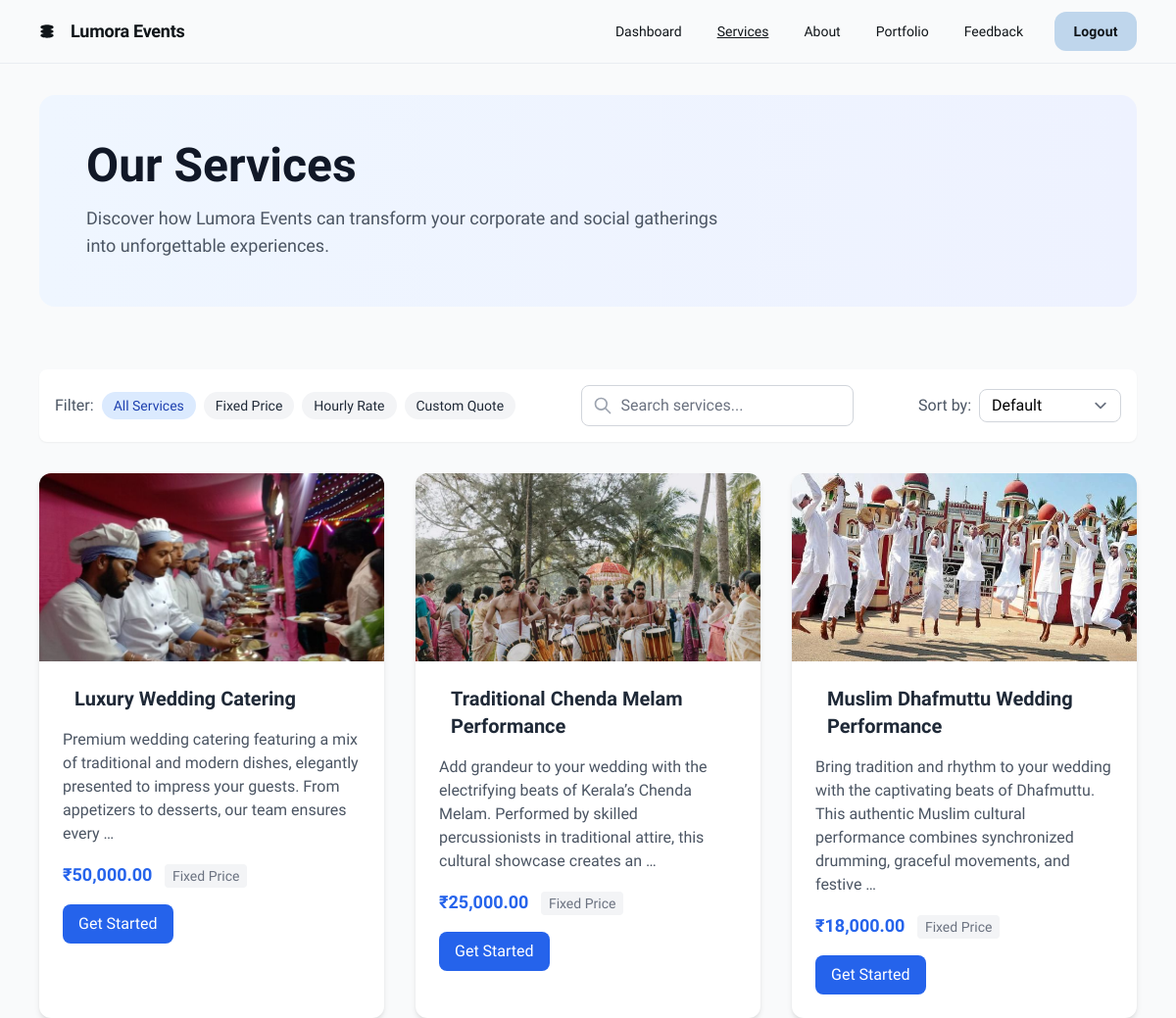
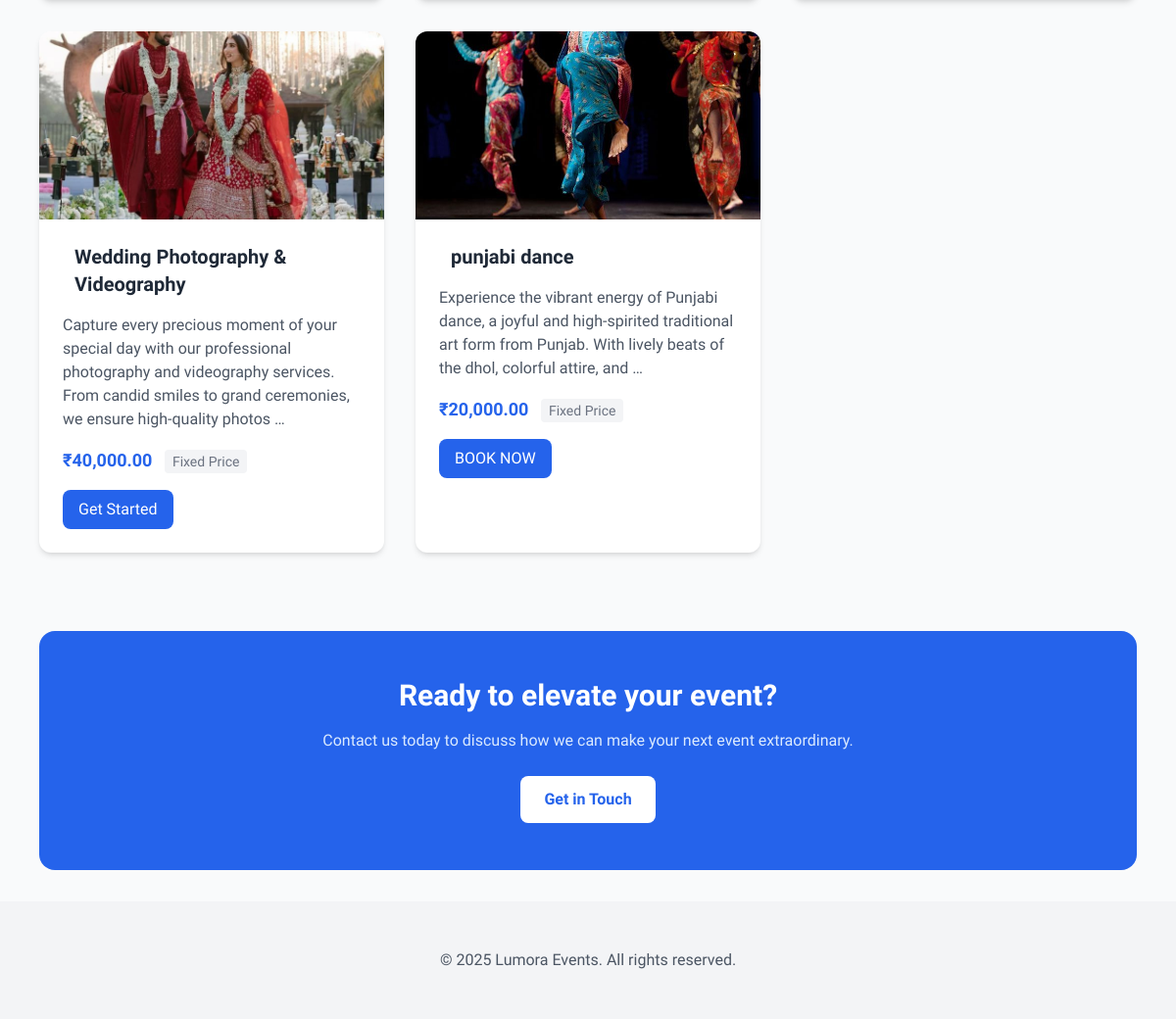
The app's page /user_services/ with its own data (2 pictures, top to bottom).
### event/models.py (models this page shows, shortened)
class EventService(models.Model):
    PRICE_CHOICES = [
        ('FIXED', 'Fixed Price'),
        ('HOURLY', 'Hourly Rate'),
        ('CUSTOM', 'Custom Quote'),
    ]
    title = models.CharField(max_length=100)
    description = models.TextField()
    icon_name = models.CharField(
        max_length=50,
        help_text="Name of the icon from your icon library (e.g., 'fa-calendar')"
    )
    image = models.ImageField(upload_to='services/', blank=True, null=True)
    price = models.DecimalField(max_digits=10, decimal_places=2, null=True, blank=True)
    price_type = models.CharField(
        max_length=10,
        choices=PRICE_CHOICES,
        default='FIXED',
        help_text="How the price is calculated"
    )
    show_button = models.BooleanField(
        default=True,
        help_text="Whether to display the action button for this service"
    )
    button_text = models.CharField(
        max_length=30,
        default="Get Started",
        help_text="Text to display on the button"
    )
    order = models.PositiveIntegerField(default=0)
    is_active = models.BooleanField(default=True)
    created_at = models.DateTimeField(auto_now_add=True)
    updated_at = models.DateTimeField(auto_now=True)
    class Meta:
        ordering = ['order']
        verbose_name = "Event Service"
        verbose_name_plural = "Event Service"
    def display_price(self):
        if not self.price:
            return "Contact for pricing"
        if self.price_type == 'FIXED':
            return f"₹{self.price:,.2f}"
        elif self.price_type == 'HOURLY':
            return f"₹{self.price:,.2f}/hour"
        else:
            return "Custom Quote"
    def image_tag(self):
        if self.image:
            return mark_safe(f'<img src="{self.image.url}" width="150" height="150" />')
        return "No Image"
    image_tag.short_description = 'Image Preview'

### event/views.py (the view)
# urls.py: path('user_services/', event.views.user_services, name='user_services'),
def user_services(request):
    services_list = EventService.objects.filter(is_active=True)
    price_type = request.GET.get('price_type', 'all')
    if price_type in dict(EventService.PRICE_CHOICES).keys():
        services_list = services_list.filter(price_type=price_type)
    search_query = request.GET.get('q', '')
    if search_query:
        services_list = services_list.filter(
            Q(title__icontains=search_query) |
            Q(description__icontains=search_query)
        )
    sort_by = request.GET.get('sort', 'order')  # Default to manual ordering
    valid_sort_fields = {
        'title': 'title',
        'price': 'price',
        'order': 'order',  # Your existing manual ordering
        'newest': '-created_at',
        'featured': '-is_featured',  # Add this field if needed
    }
    if sort_by in valid_sort_fields:
        services_list = services_list.order_by(valid_sort_fields[sort_by])
    items_per_page = int(request.GET.get('items', 12))  # Default 12, configurable
    paginator = Paginator(services_list, items_per_page)
    page_number = request.GET.get('page')
    try:
        services = paginator.page(page_number)
    except PageNotAnInteger:
        services = paginator.page(1)
    except EmptyPage:
        services = paginator.page(paginator.num_pages)
    context = {
        'services': services,
        'search_query': search_query,
        'sort_by': sort_by,
        'current_price_type': price_type,
        'price_types': EventService.PRICE_CHOICES,
        'items_per_page': items_per_page,
        'page_title': 'Our Event Services',
        'meta_description': 'Browse our comprehensive event planning and management services',
    }
    return render(request, 'user_services.html', context)

### Templates/user_services.html (shortened to what this page needs)
<!DOCTYPE html>
<html lang="en">
<head>
  <script src="https://cdn.tailwindcss.com?plugins=forms,container-queries"></script>
</head>
<body class="bg-gray-50" style='font-family: "Work Sans", "Noto Sans", sans-serif;'>
  <header class="flex items-center justify-between whitespace-nowrap border-b border-solid border-b-[#e9edf1] px-10 py-3">
    <div class="flex items-center gap-4 text-[#101519]">
      <div class="size-4">
      </div>
      <h2 class="text-[#101519] text-lg font-bold leading-tight tracking-[-0.015em]">Lumora Events</h2>
    </div>
    <div class="flex flex-1 justify-end gap-8">
      <div class="flex items-center gap-9">
        <a class="text-[#101519] text-sm font-medium leading-normal" href="{% url 'user_dashboard' %}">Dashboard</a>
        <a class="text-[#101519] text-sm font-medium leading-normal underline" href="{% url 'user_services' %}">Services</a>
        <a class="text-[#101519] text-sm font-medium leading-normal" href="{% url 'user_about' %}">About</a>
        <a class="text-[#101519] text-sm font-medium leading-normal" href="{% url 'user_portfolio' %}">Portfolio</a>
        <a class="text-[#101519] text-sm font-medium leading-normal" href="{% url 'submit_feedback' %}">Feedback</a>
      </div>
      <a href="{% url 'logout' %}" class="flex min-w-[84px] max-w-[480px] cursor-pointer items-center justify-center overflow-hidden rounded-xl h-10 px-4 bg-[#bfd6ec] text-[#101519] text-sm font-bold leading-normal tracking-[0.015em]">
        <span class="truncate">Logout</span>
      </a>
    </div>
  </header>
  <main class="px-10 py-8 max-w-7xl mx-auto">
    <section class="mb-16">
      <div class="bg-gradient-to-r from-blue-50 to-indigo-50 rounded-2xl p-8 md:p-12">
        <h1 class="text-4xl md:text-5xl font-bold text-gray-900 mb-4">Our Services</h1>
        <p class="text-lg text-gray-600 max-w-2xl">
          Discover how Lumora Events can transform your corporate and social gatherings into unforgettable experiences.
        </p>
      </div>
    </section>
    <section class="mb-8">
      <div class="flex flex-col md:flex-row justify-between items-start md:items-center gap-4 bg-white p-4 rounded-lg shadow-sm">
        <div class="flex items-center gap-2">
          <span class="text-gray-600">Filter:</span>
          <div class="flex flex-wrap gap-2">
            <a href="?price_type=all{% if search_query %}&q={{ search_query }}{% endif %}{% if sort_by %}&sort={{ sort_by }}{% endif %}"
               class="px-3 py-1 rounded-full text-sm {% if current_price_type == 'all' %}bg-blue-100 text-blue-800{% else %}bg-gray-100 text-gray-800 hover:bg-gray-200{% endif %}">
              All Services
            </a>
            {% for value, label in price_types %}
            <a href="?price_type={{ value }}{% if search_query %}&q={{ search_query }}{% endif %}{% if sort_by %}&sort={{ sort_by }}{% endif %}"
               class="px-3 py-1 rounded-full text-sm {% if current_price_type == value %}bg-blue-100 text-blue-800{% else %}bg-gray-100 text-gray-800 hover:bg-gray-200{% endif %}">
              {{ label }}
            </a>
            {% endfor %}
          </div>
        </div>
        <form method="get" class="w-full md:w-auto">
          <div class="relative">
            <input type="text" name="q" value="{{ search_query }}" placeholder="Search services..."
                   class="pl-10 pr-4 py-2 border border-gray-300 rounded-lg focus:ring-blue-500 focus:border-blue-500 w-full">
            <div class="absolute inset-y-0 left-0 pl-3 flex items-center pointer-events-none">
            </div>
          </div>
        </form>
        <div class="flex items-center gap-2">
          <span class="text-gray-600">Sort by:</span>
          <select onchange="window.location.href=this.value" class="border border-gray-300 rounded-lg px-3 py-1 focus:ring-blue-500 focus:border-blue-500">
            <option value="?sort=order{% if current_price_type != 'all' %}&price_type={{ current_price_type }}{% endif %}{% if search_query %}&q={{ search_query }}{% endif %}" {% if sort_by == 'order' %}selected{% endif %}>Default</option>
          </select>
        </div>
      </div>
    </section>
    <section class="mb-20">
      <div class="grid grid-cols-1 md:grid-cols-2 lg:grid-cols-3 gap-8">
        {% for service in services %}
        <div class="bg-white rounded-xl shadow-md overflow-hidden hover:shadow-lg transition-shadow duration-300">
          {% if service.image %}
          <div class="h-48 overflow-hidden">
            <img src="{{ service.image.url }}" alt="{{ service.title }}" class="w-full h-full object-cover">
          </div>
          {% endif %}
          <div class="p-6">
            <div class="flex items-center mb-4">
              <h3 class="text-xl font-bold text-gray-800">{{ service.title }}</h3>
            </div>
            <p class="text-gray-600 mb-4">{{ service.description|truncatewords:25 }}</p>
            <div class="mb-4">
              <span class="text-lg font-semibold text-blue-600">
                {{ service.display_price }}
              </span>
              <span class="ml-2 text-sm text-gray-500 bg-gray-100 px-2 py-1 rounded">
                {{ service.get_price_type_display }}
              </span>
            </div>
            {% if service.show_button %}
            <a href="{% url 'service_booking' %}?service={{ service.title|urlencode }}" class="inline-block bg-blue-600 hover:bg-blue-700 text-white font-medium py-2 px-4 rounded-lg transition-colors duration-300">
              {{ service.button_text|default:"Book Now" }}
            </a>
            {% endif %}
          </div>
        </div>
        {% empty %}
        <div class="col-span-3 text-center py-12">
          <p class="text-gray-500">No services match your search criteria. Please try different filters.</p>
        </div>
        {% endfor %}
      </div>
    </section>
    <section class="bg-blue-600 rounded-2xl p-8 md:p-12 text-center">
      <h2 class="text-2xl md:text-3xl font-bold text-white mb-4">Ready to elevate your event?</h2>
      <p class="text-blue-100 mb-6 max-w-2xl mx-auto">
        Contact us today to discuss how we can make your next event extraordinary.
      </p>
      <a href="{% url 'contact' %}" class="inline-block bg-white text-blue-600 font-bold py-3 px-6 rounded-lg hover:bg-blue-50 transition-colors duration-300">
        Get in Touch
      </a>
    </section>
  </main>
  <footer class="bg-gray-100 py-12">
    <div class="max-w-7xl mx-auto px-10">
      <div class="text-center">
        <p class="text-gray-600">&copy; 2025 Lumora Events. All rights reserved.</p>
      </div>
    </div>
  </footer>
</body>
</html>

### records on screen
EventService: image (picture), title "Luxury Wedding Catering", description "Premium wedding catering featuring a mix of traditional and modern dishes, elegantly presented to impress your guests. From appetizers to desserts, our team ensures every …", display_price "₹50,000.00", price_type "Fixed Price", button_text "Get Started"
EventService: image (picture), title "Traditional Chenda Melam Performance", description "Add grandeur to your wedding with the electrifying beats of Kerala’s Chenda Melam. Performed by skilled percussionists in traditional attire, this cultural showcase creates an …", display_price "₹25,000.00", price_type "Fixed Price", button_text "Get Started"
EventService: image (picture), title "Muslim Dhafmuttu Wedding Performance", description "Bring tradition and rhythm to your wedding with the captivating beats of Dhafmuttu. This authentic Muslim cultural performance combines synchronized drumming, graceful movements, and festive …", display_price "₹18,000.00", price_type "Fixed Price", button_text "Get Started"
EventService: image (picture), title "Wedding Photography & Videography", description "Capture every precious moment of your special day with our professional photography and videography services. From candid smiles to grand ceremonies, we ensure high-quality photos …", display_price "₹40,000.00", price_type "Fixed Price", button_text "Get Started"
EventService: image (picture), title "punjabi dance", description "Experience the vibrant energy of Punjabi dance, a joyful and high-spirited traditional art form from Punjab. With lively beats of the dhol, colorful attire, and …", display_price "₹20,000.00", price_type "Fixed Price", button_text "BOOK NOW"

### other values on screen
{{ label }} "Fixed Price" "Hourly Rate" "Custom Quote"
